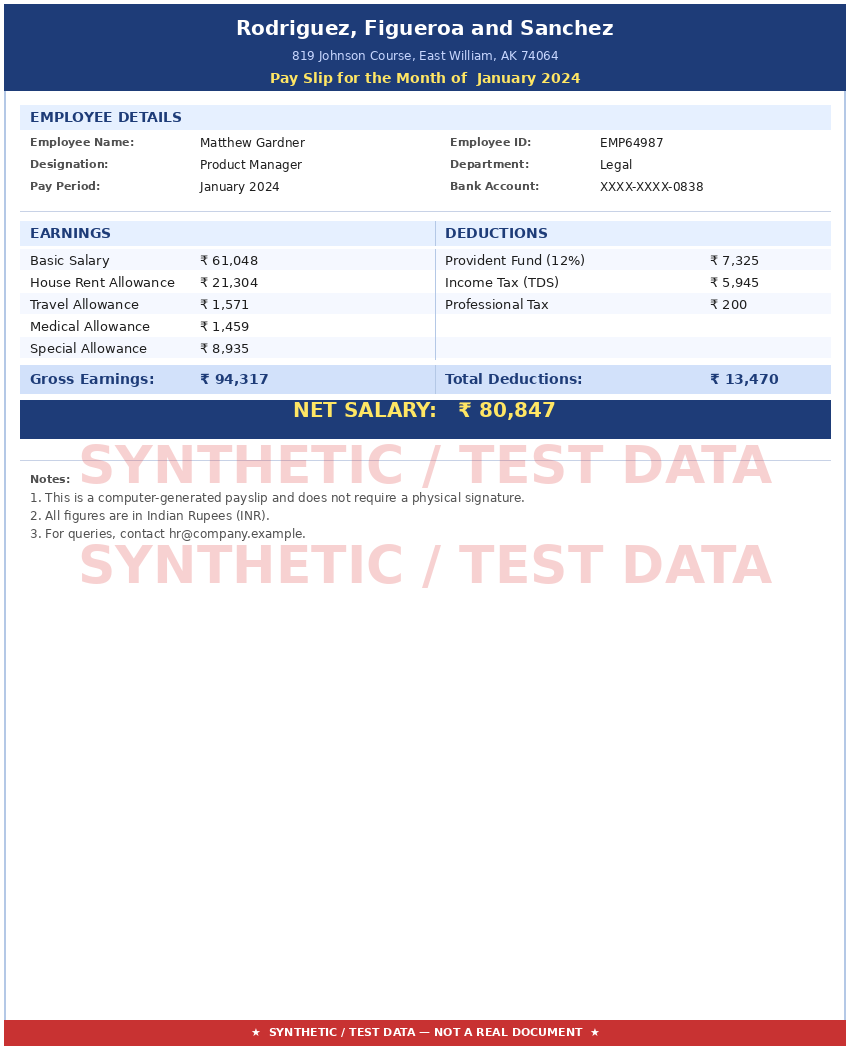
#> input picture data/synthetic/payslip_001.png, 850 x 1050 px
$ python -i augment_training_data.py   (imports and definitions only)
#> lines starting #> are read from the running program, lines starting #| are printed output that depends on the picture; after the words box and inside, x2 and y2 are one past the last pixel; in counts of white or black regions, pixels touching at a corner belong together
#> further down, picture is the input picture: PIL image 850x1050 RGB; mean R, G, B 222.5, 222.5, 230.8
"""
scripts/augment_training_data.py
Deterministic, TRAINING-ONLY tampering augmentation (``train-aug-v2.1``).

Sources are the GENUINE images of the frozen split's TRAIN list
(data/splits/day5_frozen_split.json).  Frozen test images are never read.

For every source image:
  * N_TAMPERED local manipulations of real text fields -> label "tampered"
  * 1 genuine variant -> label "genuine"

Whole-page processing (JPEG re-save, brightness, noise, resize) is
LABEL-INDEPENDENT.  v1 gave it only to genuine variants, which let a model
learn "processed = genuine" (CV: 23/38 genuine originals flagged).  v2 sets the
processed fraction of EACH CLASS in the full training pool (originals + augmented)
to the same value, drawing the whole-page op from the same distribution for both.

Local edits act on real ink tokens (words / numbers found by connected
components), match font size / ink colour / local background, and blend
through feathered masks — no hard rectangles, no fixed text, no fixed place.

Every row records: label, source + sha256, local and whole-page transforms,
parameters, bbox, seed, output sha256.  Same seed => identical files
(fonts come from the host; the manifest hashes detect any drift).

Usage:
    python scripts/augment_training_data.py            # generate
    python scripts/augment_training_data.py --check    # verify files vs manifest
    python scripts/augment_training_data.py --audit    # provenance / shortcut audit
"""

from __future__ import annotations

import argparse
import csv
import hashlib
import io
import json
import sys
from collections import Counter
from pathlib import Path

import cv2
import numpy as np
from PIL import Image, ImageDraw, ImageEnhance, ImageFilter, ImageFont

ROOT = Path(__file__).parent.parent
sys.path.insert(0, str(ROOT))

SPLIT_PATH = ROOT / "data" / "splits" / "day5_frozen_split.json"
DATASET_DIR = ROOT / "data" / "synthetic"
OUT_DIR = ROOT / "data" / "augmented" / "train_v2_1"
MANIFEST = OUT_DIR / "manifest.csv"
AUG_VERSION = "train-aug-v2.1"   # v1 invalid (label shortcut); v2.0 kept in data/augmented/train_v2 as history
BASE_SEED = 9000
N_TAMPERED = 2
MIN_CHANGE = 1.5  # mean |pixel change| inside the edit box; below = no-op edit, retry

LOCAL_OPS = [
    "text_replace_number", "text_replace_date", "text_replace_amount", "text_replace_account",
    "text_replace_id", "text_replace_name", "copy_move", "region_duplicate",
    "local_blur", "local_sharpen", "local_brightness", "local_contrast",
    "local_color", "noise_injection", "local_jpeg", "local_resample", "combo",
]
GLOBAL_OPS = ["global_jpeg", "global_brightness", "global_contrast", "global_noise",
              "global_resize", "global_combo"]
_BASE_GLOBAL = GLOBAL_OPS[:-1]
FIRST_NAMES = ["Aarav", "Priya", "Rohan", "Ananya", "Vikram", "Meera", "Arjun", "Kavya", "Rahul", "Sneha",
               "Amit", "Pooja", "Karan", "Neha", "Suresh", "Divya", "Manoj", "Isha", "Nikhil", "Ritu"]
LAST_NAMES = ["Sharma", "Patel", "Iyer", "Reddy", "Gupta", "Nair", "Singh", "Das", "Mehta", "Rao",
              "Joshi", "Kulkarni", "Menon", "Bose", "Verma", "Pillai", "Shah", "Chopra", "Kapoor", "Jain"]
FONT_FILES = ["verdana.ttf", "tahoma.ttf", "arial.ttf", "segoeui.ttf"]  # + Pillow default
FIELDS = ["file", "label", "source_path", "source_sha256", "source_type", "transform", "params", "bbox",
          "global_transform", "global_params", "seed", "sha256", "aug_version"]


def sha256(path: Path) -> str:
    return hashlib.sha256(path.read_bytes()).hexdigest()


# [8 lines left out: function _font, not called in this run]


# ── text tokens (words / numbers) ───────────────────────────────────────────

def ink_tokens(img: Image.Image) -> list[tuple[int, int, int, int]]:
    """Word-level ink boxes (x, y, w, h): dark pixels merged horizontally."""
    gray = np.asarray(img.convert("L"))
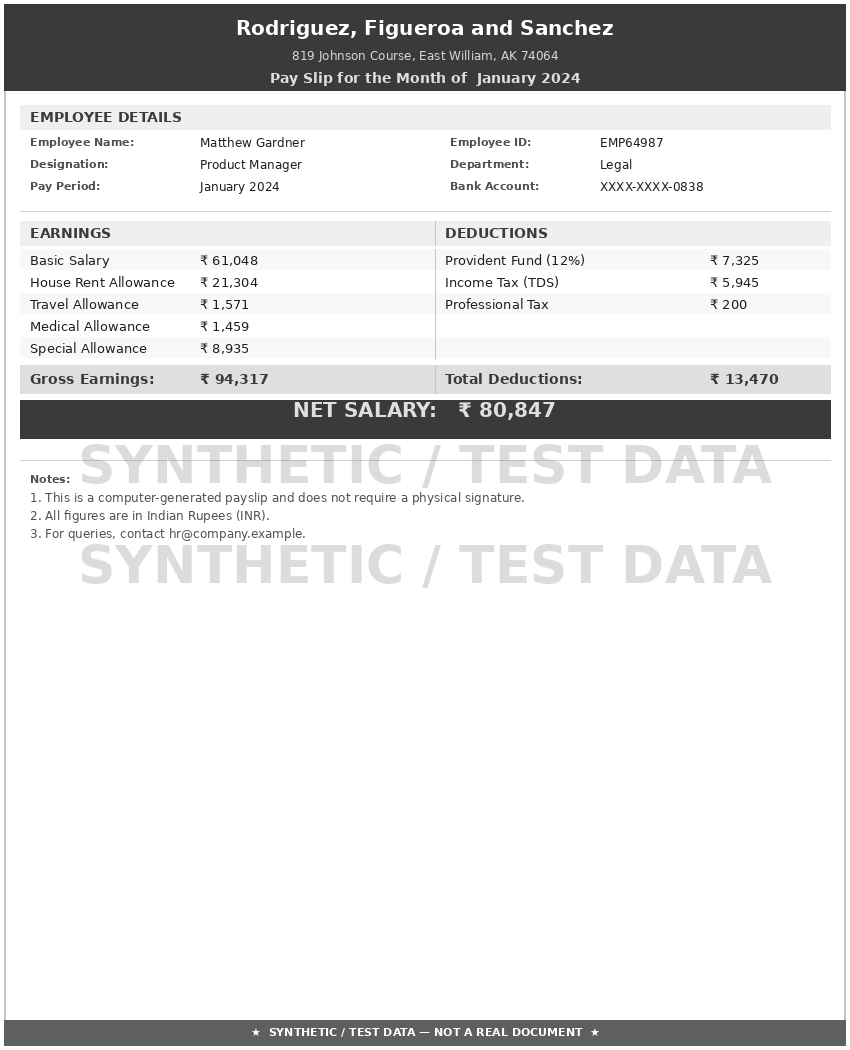
#> gray: shape (1050, 850); min 30, max 255, mean 223.4
    H = gray.shape[0]
#> H = 1050
    ink = (gray < 140).astype(np.uint8)
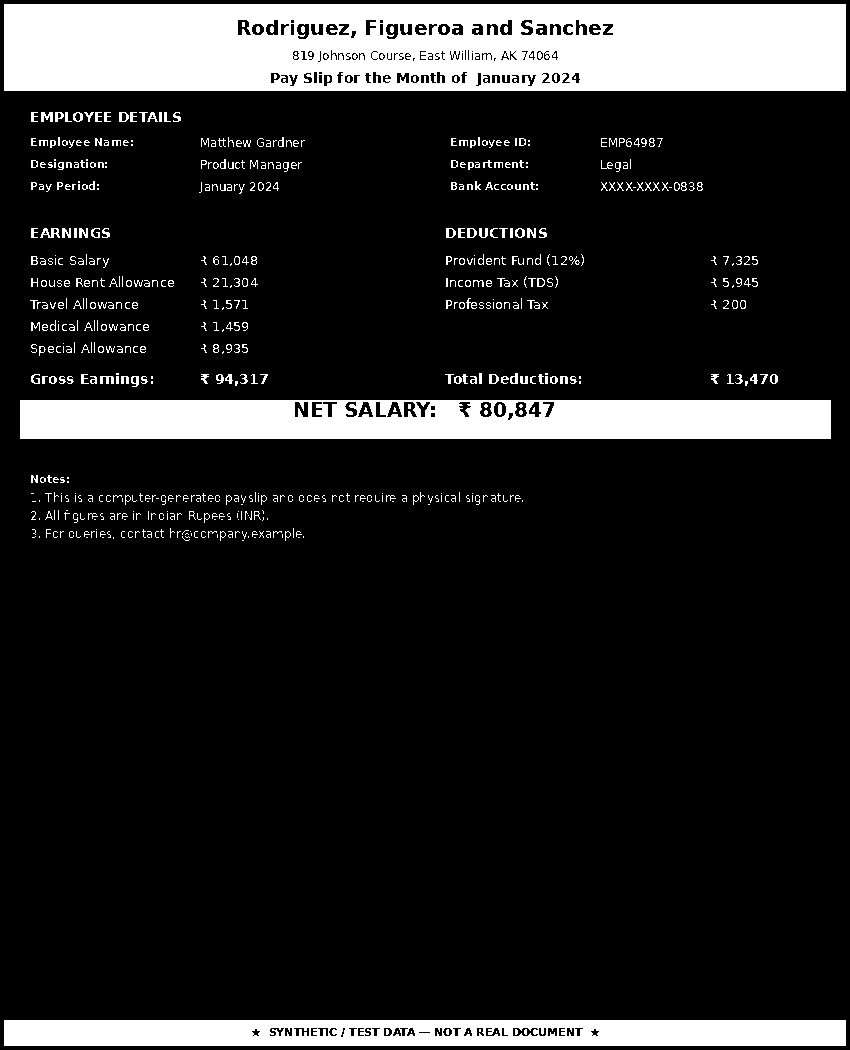
#> ink: shape (1050, 850); values 0 (black) and 1 (white), 14.7% white; 631 white regions (364 under 20 px), largest, box (x1, y1, x2, y2) and area: (4, 4, 846, 91) 68658, (20, 400, 831, 439) 29891, (4, 1020, 846, 1046) 20621
    merged = cv2.dilate(ink, np.ones((3, 9), np.uint8))
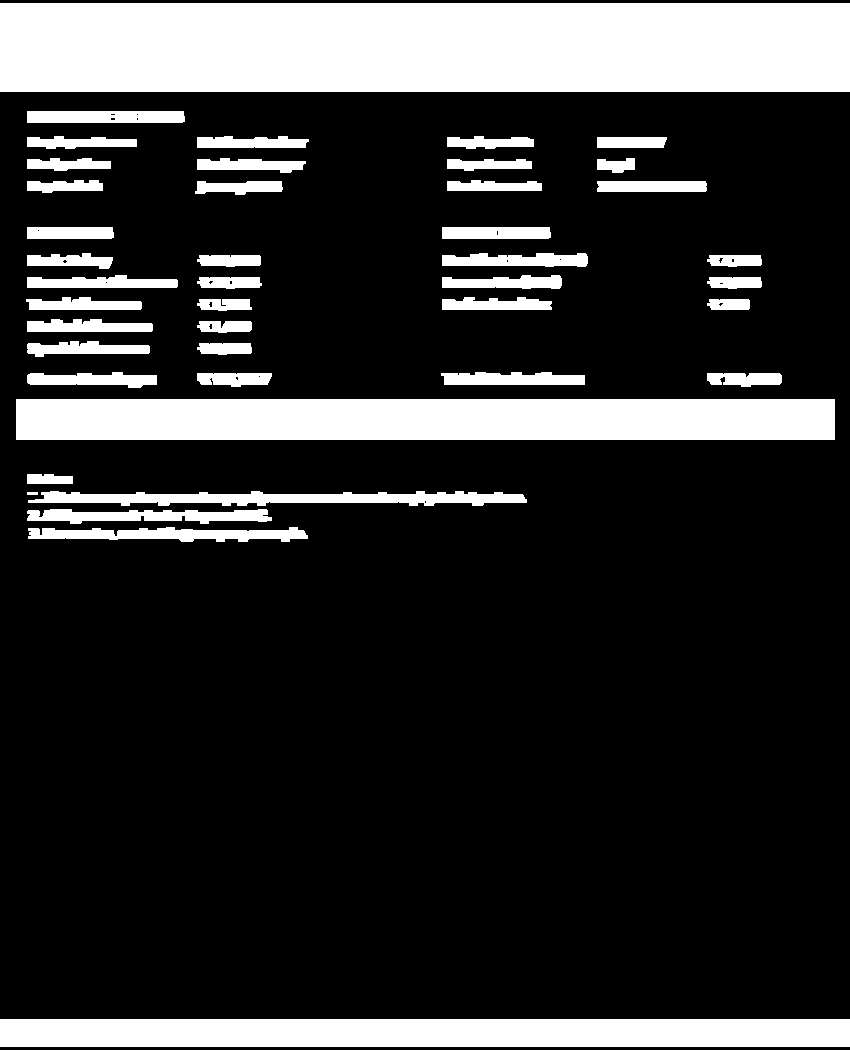
#> merged: shape (1050, 850); values 0 (black) and 1 (white), 19.9% white; 43 white regions, largest, box (x1, y1, x2, y2) and area: (0, 3, 850, 92) 75650, (16, 399, 835, 440) 33579, (0, 1019, 850, 1047) 23800
    n, _, stats, _ = cv2.connectedComponentsWithStats(merged, connectivity=8)
#> n = 44; stats = 44 rows, first 6: [0, 0, 850, 1050, 714563], [0, 3, 850, 89, 75650], [27, 111, 158, 12, 1874], [27, 136, 110, 13, 1007], [197, 136, 112, 12, 1123], [447, 136, 87, 13, 829]
    boxes = []
    for x, y, w, h, area in stats[1:]:
        if 8 <= h <= 40 and 12 <= w <= 320 and y + h < H - 40 and area > 0.2 * w * h:
            boxes.append((int(x), int(y), int(w), int(h)))
#> this loop made 43 passes
#> (x, y, w, h, area) on passes 1 to 12: (0, 3, 850, 89, 75650), (27, 111, 158, 12, 1874), (27, 136, 110, 13, 1007), (197, 136, 112, 12, 1123), (447, 136, 87, 13, 829), (597, 137, 70, 11, 753), (27, 158, 84, 13, 797), (197, 158, 109, 15, 1104), (447, 159, 85, 12, 768), (597, 158, 38, 15, 422), (27, 180, 76, 13, 743), (195, 181, 88, 14, 912)
#> after the loop, boxes = 38 items, first 6: (27, 111, 158, 12), (27, 136, 110, 13), (197, 136, 112, 12), (447, 136, 87, 13), (597, 137, 70, 11), (27, 158, 84, 13)
    return sorted(boxes, key=lambda b: (b[1], b[0]))


# [208 lines left out: functions _ring_background, _ink_colour, _content, _text_replace, _copy_move, _region_duplicate and 7 more, not called in this run]


# ── driver ───────────────────────────────────────────────────────────────────

def _split() -> dict:
    return json.loads(SPLIT_PATH.read_text(encoding="utf-8"))


# [11 lines left out: function train_genuine_sources, not called in this run]


def _balanced(options: list[str], n: int, rng) -> list[str]:
    """n draws covering every option as evenly as possible, in seeded random order."""
    return [str(o) for o in rng.permutation((options * (n // len(options) + 1))[:n])]


# [63 lines left out: functions global_plan, generate, not called in this run]


def load_manifest() -> list[dict]:
    with open(MANIFEST, newline="", encoding="utf-8") as f:
        return list(csv.DictReader(f))


def manifest_sha() -> str:
    return sha256(MANIFEST)


# [93 lines left out: functions check, audit, not called in this run]


# [13 lines not run here, left out]

>>> from PIL import Image
>>> picture = Image.open('../data/synthetic/payslip_001.png')
>>> result = ink_tokens(picture)
#> result has the same summary as boxes in ink_tokens
